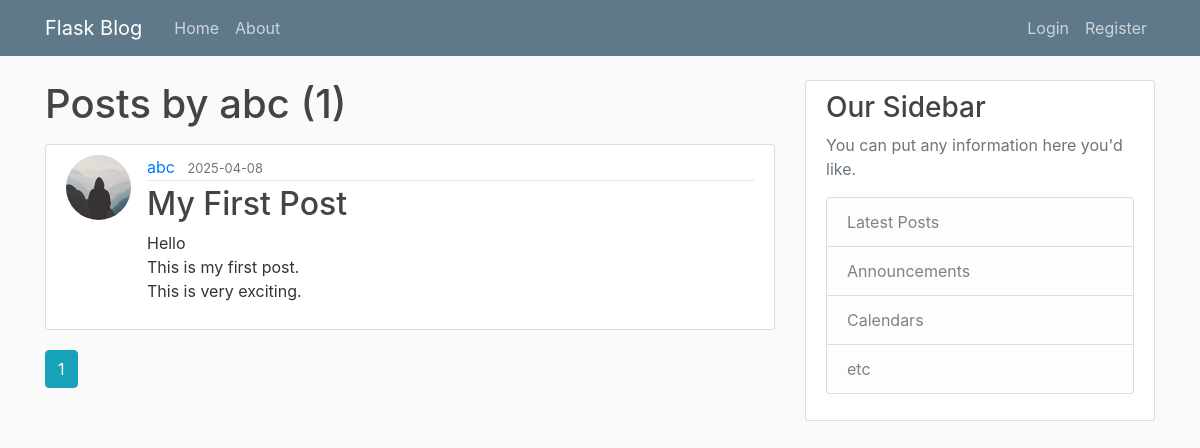
Screenshot of /user/abc with the database file from the repository.
### flaskblog/models.py (models this page shows, shortened)
class User(db.Model, UserMixin):
    id = db.Column(db.Integer, primary_key=True)
    username = db.Column(db.String(20), unique=True, nullable=False)
    email = db.Column(db.String(120), unique=True, nullable=False)
    image_file = db.Column(db.String(20), nullable=False, default='default.jpg')
    password = db.Column(db.String(60), nullable=False)
    posts = db.relationship('Post', backref='author', lazy=True)

class Post(db.Model):
    id = db.Column(db.Integer, primary_key=True)
    title = db.Column(db.String(100), nullable=False)
    date_posted = db.Column(db.DateTime, nullable=False, default=datetime.utcnow)
    content = db.Column(db.Text, nullable=False)
    user_id = db.Column(db.Integer, db.ForeignKey('user.id'), nullable=False)

### flaskblog/routes.py (the view)
@app.route("/user/<string:username>")
def user_posts(username):
    page = request.args.get('page', 1, type=int)
    user = User.query.filter_by(username=username).first_or_404()
    posts = Post.query.filter_by(author=user)\
        .order_by(Post.date_posted.desc())\
        .paginate(page=page, per_page=5)
    return render_template('user_posts.html', posts=posts, user=user)

### flaskblog/templates/user_posts.html
{% extends "layout.html" %}
{% block content %}
    <h1 class="mb-3">Posts by {{ user.username }} ({{ posts.total }})</h1>
    {% for post in posts.items %}
        <article class="media content-section">
          <img class="rounded-circle article-img" src="{{ url_for('static', filename='profile_pics/' + post.author.image_file) }}">
          <div class="media-body">
            <div class="article-metadata">
              <a class="mr-2" href="{{ url_for('user_posts', username=post.author.username) }}">{{ post.author.username }}</a>
              <small class="text-muted">{{ post.date_posted.strftime('%Y-%m-%d') }}</small>
            </div>
            <h2><a class="article-title" href="{{ url_for('post', post_id=post.id) }}">{{ post.title }}</a></h2>
            <p class="article-content">{{ post.content }}</p>
          </div>
        </article>
    {% endfor %}
    {% for page_num in posts.iter_pages(left_edge=1, right_edge=1, left_current=1, right_current=2) %}
      {% if page_num %}
        {% if posts.page == page_num %}
          <a class="btn btn-info mb-4" href="{{ url_for('user_posts', username=user.username, page=page_num) }}">{{ page_num }}</a>
        {% else %}
          <a class="btn btn-outline-info mb-4" href="{{ url_for('user_posts', username=user.username, page=page_num) }}">{{ page_num }}</a>
        {% endif %}
      {% else %}
        ...
      {% endif %}
    {% endfor %}
{% endblock content %}

### flaskblog/static/main.css (style rules this page uses)
body { background: #fafafa; color: #333333; margin-top: 5rem; }
h1, h2, h3, h4, h5, h6 { color: #444444; }
.content-section { background: #ffffff; padding: 10px 20px; border: 1px solid #dddddd; border-radius: 3px; margin-bottom: 20px; }
.article-title { color: #444444; }
.article-content { white-space: pre-line; }
.article-img { height: 65px; width: 65px; margin-right: 16px; }
.article-metadata { padding-bottom: 1px; margin-bottom: 4px; border-bottom: 1px solid #e3e3e3 }

### rows the page displays
User: username "abc"
Post: image_file (placeholder picture), author.username "abc", date_posted "2025-04-08", title "My First Post", content "Hello This is my first post. This is very exciting."

### other values shown
{{ posts.total }} "1"
{{ page_num }} "1"
